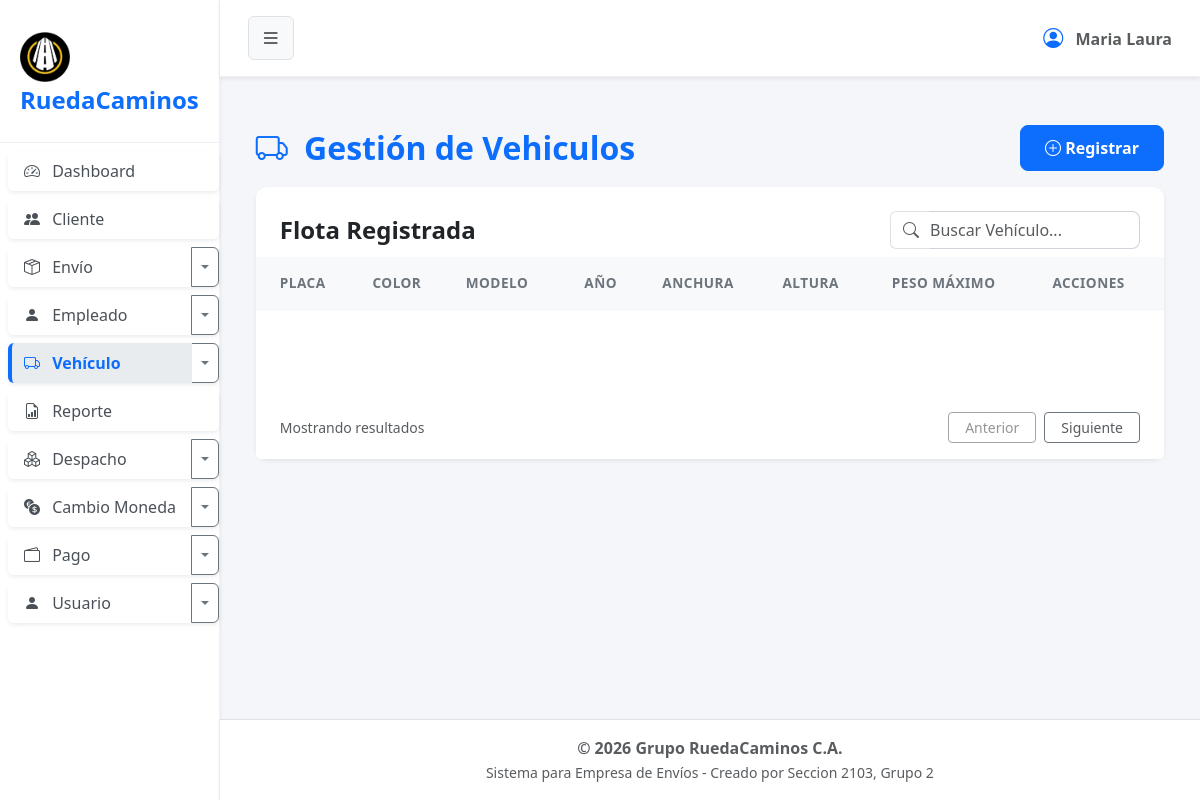
The app's page /?url=vehiculo, older data.
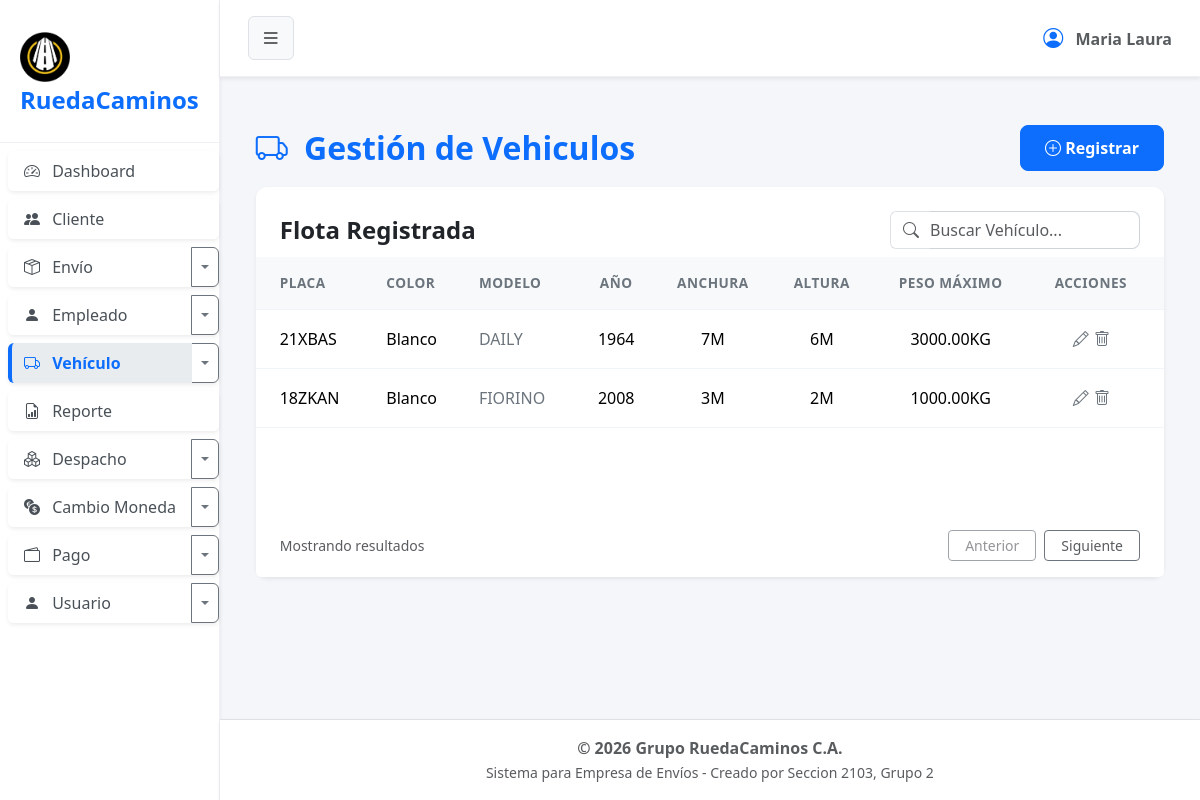
The same page, newer data.
### tables this page shows
CREATE TABLE `vehiculo` (
  `cod_vehiculo` int(2) NOT NULL,
  `placa` varchar(7) NOT NULL,
  `color` varchar(6) NOT NULL,
  `anio` int(4) NOT NULL,
  `anchura` decimal(2,0) NOT NULL,
  `altura` decimal(2,0) NOT NULL,
  `peso_max` decimal(6,2) NOT NULL,
  `cod_modelo` int(1) NOT NULL,
  `estado` tinyint(1) NOT NULL
);

CREATE TABLE `modelo` (
  `cod_modelo` int(1) NOT NULL,
  `nombre` varchar(15) NOT NULL,
  `cod_marca` int(1) NOT NULL,
  `estado` tinyint(1) NOT NULL
);

### app/controller/vehiculoController.php (called while the page is built, shortened)
<?php
$vehiculo = new Vehiculo();
$registros = $vehiculo->obt_RegistrosVehiculos();
include 'app/view/layout/header.php';
include 'app/view/vehiculo/vehiculoView.php';
include 'app/view/layout/footer.php';

### index.php (called while the page is built, shortened)
<?php
    $frontController = new FrontController();
?>

### app/config/Conexion.php (called while the page is built, shortened)
<?php
abstract class Conexion
{
    public $host = "localhost";
    public $namedb = "grupo_ruedacaminos";
    public $userdb = "root";
    public $passwd = "";
    public function __construct()
    {
        $this->conexion = $this->getConnection();
    }
    public function getConnection(): PDO
    {
        try {
            $dsn = "mysql:host=" . $this->host . ";dbname=" . $this->namedb . ";charset=utf8";
            $conexion = new PDO($dsn, $this->userdb, $this->passwd);
            $conexion->setAttribute(PDO::ATTR_ERRMODE, PDO::ERRMODE_EXCEPTION);
        } catch (PDOException $error) {
            die('No se pudo conectar a la base de datos, error:' . $error->getMessage());
        }
        return $conexion;
    }
}

### app/model/Vehiculo.php (called while the page is built, shortened)
<?php
class Vehiculo extends Conexion
{
    public function obt_RegistrosVehiculos()
    {
        try {
            $sentencia = "SELECT vehiculo.* , modelo.nombre AS nombremodelo
                            FROM vehiculo
                            INNER JOIN modelo
                            ON vehiculo.cod_modelo = modelo.cod_modelo
                            WHERE vehiculo.estado= 1;";
            $select = $this->conexion->prepare($sentencia);
            $select->execute();
            return $select->fetchAll(\PDO::FETCH_ASSOC);
        } catch (\PDOException $e) {
            return [];
        }
    }
}

### app/view/vehiculo/componentes/tabla.php (the view)
<div class="card-body p-0">
    <div class="table-responsive">
        <table class="table table-hover align-middle mb-0">
            <thead class="table-light table-header-custom">
                <tr>
                    <th class="ps-4">PLACA</th>
                    <th>COLOR</th>
                    <th>MODELO</th>
                    <th class="text-center">AÑO</th>
                    <th class="text-center">ANCHURA</th>
                    <th class="text-center">ALTURA</th>
                    <th class="text-center">PESO MÁXIMO</th>
                    <th class="pe-4 text-center">ACCIONES</th>
                </tr>
            </thead>
            <tbody>
                <?php foreach ($registros as $dato): ?>
                    <tr>
                        <td class="ps-4 fw-medium"><?= $dato['placa'] ?></td>
                        <td>
                            <span class="fw-medium"><?= $dato['color'] ?></span>
                        </td>
                        <td class="text-secondary"><?= $dato['nombremodelo'] ?></td>
                        <td class="text-center">
                            <span class="fw-medium"><?= $dato['anio'] ?></span>
                        </td>
                        <td class="text-center">
                            <span class="fw-medium"><?= $dato['anchura'] ?>M</span>
                        </td>
                        <td class="text-center">
                            <span class="fw-medium"><?= $dato['altura'] ?>M</span>
                        </td>
                        <td class="text-center">
                            <span class="fw-medium"><?= $dato['peso_max'] ?>KG</span>
                        </td>
                        <td class="pe-4 text-center">
                            <button type="button" class="btn btn-link text-secondary p-0 m-0 align-baseline" title="Actualizar" data-bs-toggle="modal" data-bs-target="#modalVehiculo"
                                datos-cod-vehiculo="<?= $dato['cod_vehiculo']; ?>"
                                datos-placa="<?= $dato['placa']; ?>"
                                datos-color="<?= $dato['color']; ?>"
                                datos-anio="<?= $dato['anio']; ?>"
                                datos-anchura="<?= $dato['anchura']; ?>"
                                datos-altura="<?= $dato['altura']; ?>"
                                datos-peso-max="<?= $dato['peso_max']; ?>"
                                datos-modelo="<?= $dato['cod_modelo']; ?>"
                                datos-estado="<?= $dato['estado']; ?>">
                                <i class="bi bi-pencil"></i>
                            </button>
                            <a href="#" class="text-secondary btn-eliminar"
                                data-id="<?= $dato['cod_vehiculo'] ?>">
                                <i class="bi bi-trash"></i>
                            </a>
                        </td>
                    </tr>
                <?php endforeach; ?>
            </tbody>
        </table>
    </div>
</div>

Row changes from the older to the newer data that the page shows:
added vehiculo: placa "21XBAS", color "Blanco", cod_modelo.nombre "DAILY", anio "1964", anchura "7", altura "6", peso_max "3000.00"
added vehiculo: placa "18ZKAN", color "Blanco", cod_modelo.nombre "FIORINO", anio "2008", anchura "3", altura "2", peso_max "1000.00"
